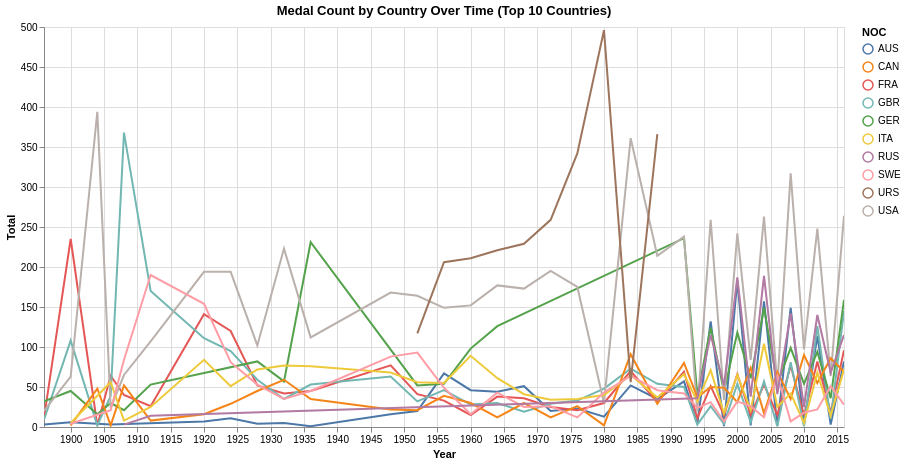

The code cell stored with this chart in its notebook:
### Code cell
base = alt.Chart(medal_counts_top10).encode(
    alt.X('Year:T'),
    alt.Y('Total:Q'),
    color = 'NOC:N'
)

lines = base.mark_line()

points = base.mark_point().encode(
    opacity = alt.value(0),
    tooltip = [
        alt.Tooltip('Year:T', title = 'Year'),
        alt.Tooltip('NOC:N', title = 'Country'),
        alt.Tooltip('Total:Q', title = 'Total Medals')
    ]
).add_params(
    alt.selection_point(nearest = True, on = 'mouseover', fields = ['Year'], empty = 'none')
)

country_selector = alt.selection_point(
    name = 'Country', fields = ['NOC'],
    bind = alt.binding_select(options = sorted(top_countries), name = "Select Country: ")
)

chart = (lines + points).properties(
    title='Medal Count by Country Over Time (Top 10 Countries)',
    width=800,
    height=400
).add_params(country_selector).transform_filter(
    country_selector
).interactive()

chart

### Figure 1 — Vega-Lite specification as saved in the notebook (floating-point values rounded to 4 significant figures; data arrays with more than 128 entries replaced by an {"elided": "..."} marker saying what was removed)
{"config": {"view": {"continuousWidth": 300, "continuousHeight": 300}}, "layer": [{"mark": {"type": "line"}, "encoding": {"color": {"field": "NOC", "type": "nominal"}, "x": {"field": "Year", "type": "temporal"}, "y": {"field": "Total", "type": "quantitative"}}, "name": "view_2"}, {"mark": {"type": "point"}, "encoding": {"color": {"field": "NOC", "type": "nominal"}, "opacity": {"value": 0}, "tooltip": [{"field": "Year", "title": "Year", "type": "temporal"}, {"field": "NOC", "title": "Country", "type": "nominal"}, {"field": "Total", "title": "Total Medals", "type": "quantitative"}], "x": {"field": "Year", "type": "temporal"}, "y": {"field": "Total", "type": "quantitative"}}, "name": "view_1"}], "data": {"name": "data-9a6cb50777eea17977202b26ebabcef5"}, "height": 400, "params": [{"name": "param_1", "select": {"type": "point", "fields": ["Year"], "nearest": true, "on": "mouseover"}, "views": ["view_1"]}, {"name": "Country", "select": {"type": "point", "fields": ["NOC"]}, "bind": {"input": "select", "options": ["AUS", "CAN", "FRA", "GBR", "GER", "ITA", "RUS", "SWE", "URS", "USA"], "name": "Select Country: "}, "views": ["view_2"]}, {"name": "param_2", "select": {"type": "interval", "encodings": ["x", "y"]}, "bind": "scales", "views": ["view_2"]}], "title": "Medal Count by Country Over Time (Top 10 Countries)", "transform": [{"filter": {"param": "Country"}}], "width": 800, "$schema": "https://vega.github.io/schema/vega-lite/v5.20.1.json", "datasets": {"data-9a6cb50777eea17977202b26ebabcef5": {"elided": "288 records"}}}
